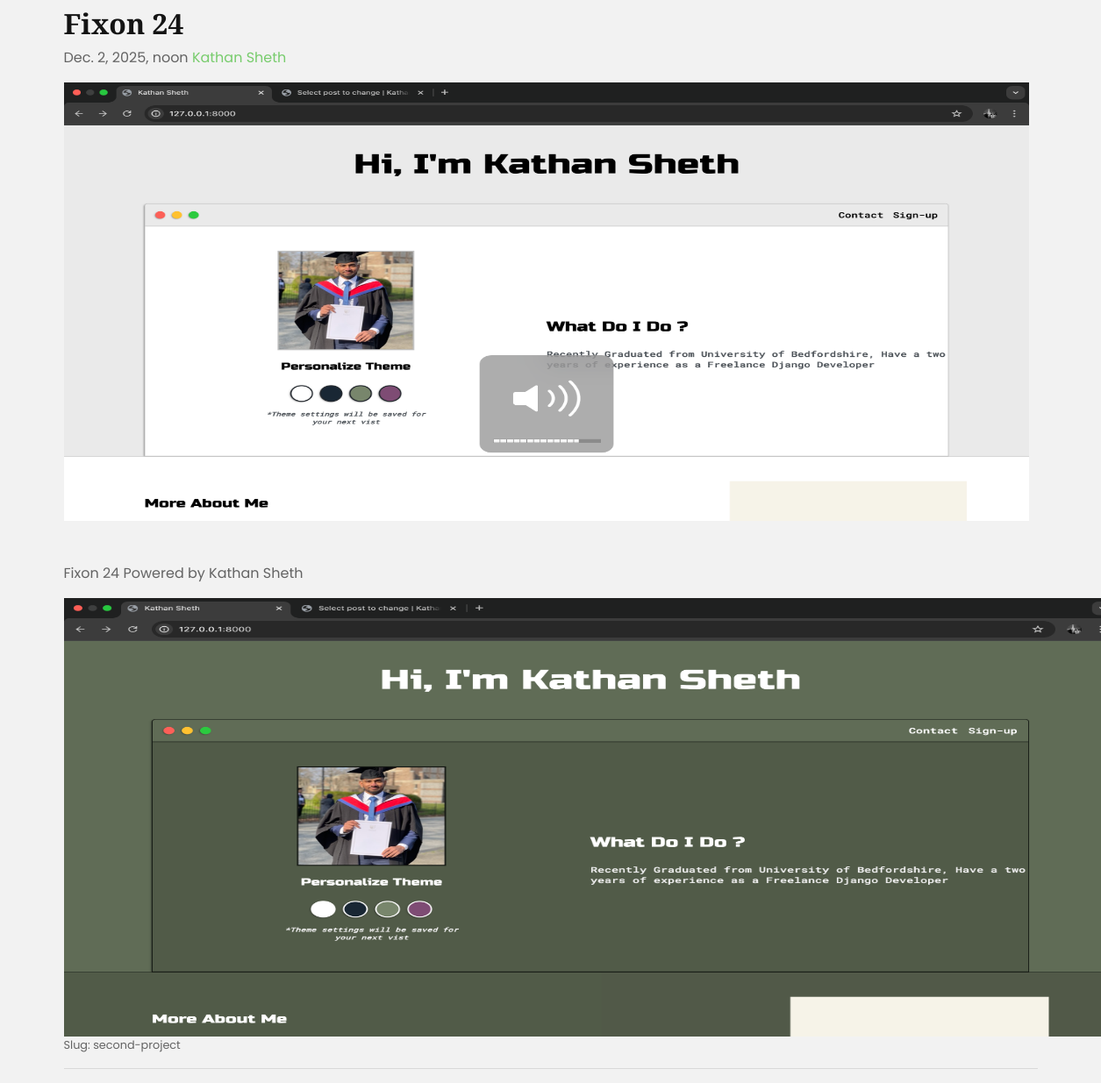
The page /home/projectpost/second-project/ on the database its author committed.
### Home/models.py (models this page shows, shortened)
class Post(models.Model):
    sno = models.AutoField(primary_key=True)
    author = models.CharField(max_length=100)
    timestamp = models.DateTimeField(blank=True)
    title = models.CharField(max_length=150)
    slug = models.CharField(max_length=130, unique=True, blank=True)
    github_url = models.URLField(max_length=300, blank=True)
    content = models.TextField()

### Home/views.py (the view)
# urls.py: path('home/projectpost/<slug:slug>/', views.projectpost, name="projectpost"),
def projectpost(request, slug):
    post = get_object_or_404(Post, slug=slug)
    return render(request, 'home/projectpost.html', {'post':post})

### Home/templates/home/projectpost.html (shortened to what this page needs)
{% load static %}
<html lang="en">
    <head>
        <link href="https://cdnjs.cloudflare.com/ajax/libs/font-awesome/5.10.0/css/all.min.css" rel="stylesheet">
        <link href="{% static 'lib/owlcarousel/assets/owl.carousel.min.css' %}" rel="stylesheet">
        <link href="{% static 'lib/lightbox/css/lightbox.min.css' %}" rel="stylesheet">
        <link href="{% static 'css/style.css' %}" rel="stylesheet">
    </head>
    <body>
            <div class="container my-2">
                <div class="project-post">
                    <h2 class="project-post-title">{{post.title}}</h2>
                    <p class="project-post-meta">{{post.timestamp}} <a href="#">{{post.author}}</a></p>
                    <img src="{% static 'img/ss1.png' %}" alt="pictures" width="1100" height="500">
                    <br>
                    <br>
                    <br>
                    <p>{{post.content|safe}}</p>
                    <img src="{% static 'img/ss2.png' %}" alt="picture" width="1200" height="500">
                    <p><small>Slug: {{post.slug}}</small></p>
                    <hr>
                </div>
            </div>
</body>
</html>

### rows shown on the page
Post: title "Fixon 24", timestamp "Dec. 2, 2025, noon", author "Kathan Sheth", content "Fixon 24 Powered by Kathan Sheth", slug "second-project"
